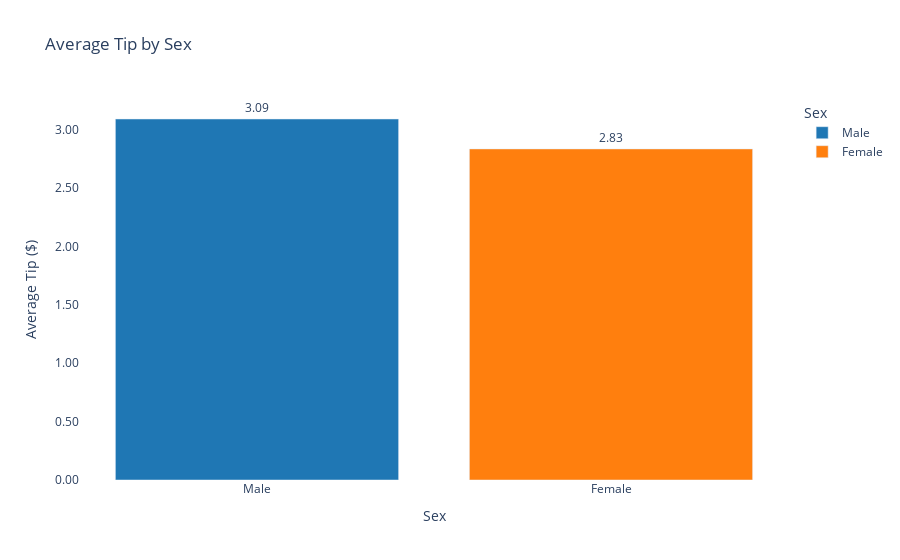

Notebook code for this chart:
### Code cell
fig.show()

### Figure 1 — Plotly figure (JSON) as saved in the notebook; plotly's stock layout.template omitted (floating-point values rounded to 4 significant figures)
{"data": [{"hovertemplate": "Sex=%{x}<br>Average Tip ($)=%{text}<extra></extra>", "legendgroup": "Male", "marker": {"color": "#1f77b4", "pattern": {"shape": ""}}, "name": "Male", "orientation": "v", "showlegend": true, "text": [3.09], "textposition": "outside", "texttemplate": "%{text:.2f}", "type": "bar", "x": ["Male"], "xaxis": "x", "y": [3.09], "yaxis": "y"}, {"hovertemplate": "Sex=%{x}<br>Average Tip ($)=%{text}<extra></extra>", "legendgroup": "Female", "marker": {"color": "#ff7f0e", "pattern": {"shape": ""}}, "name": "Female", "orientation": "v", "showlegend": true, "text": [2.833], "textposition": "outside", "texttemplate": "%{text:.2f}", "type": "bar", "x": ["Female"], "xaxis": "x", "y": [2.833], "yaxis": "y"}], "layout": {"barmode": "relative", "legend": {"title": {"text": "Sex"}, "tracegroupgap": 0}, "plot_bgcolor": "rgba(0,0,0,0)", "title": {"text": "Average Tip by Sex"}, "xaxis": {"anchor": "y", "categoryarray": ["Male", "Female"], "categoryorder": "array", "domain": [0, 1], "title": {"text": "Sex"}}, "yaxis": {"anchor": "x", "domain": [0, 1], "tickformat": ".2f", "title": {"text": "Average Tip ($)"}}}}
